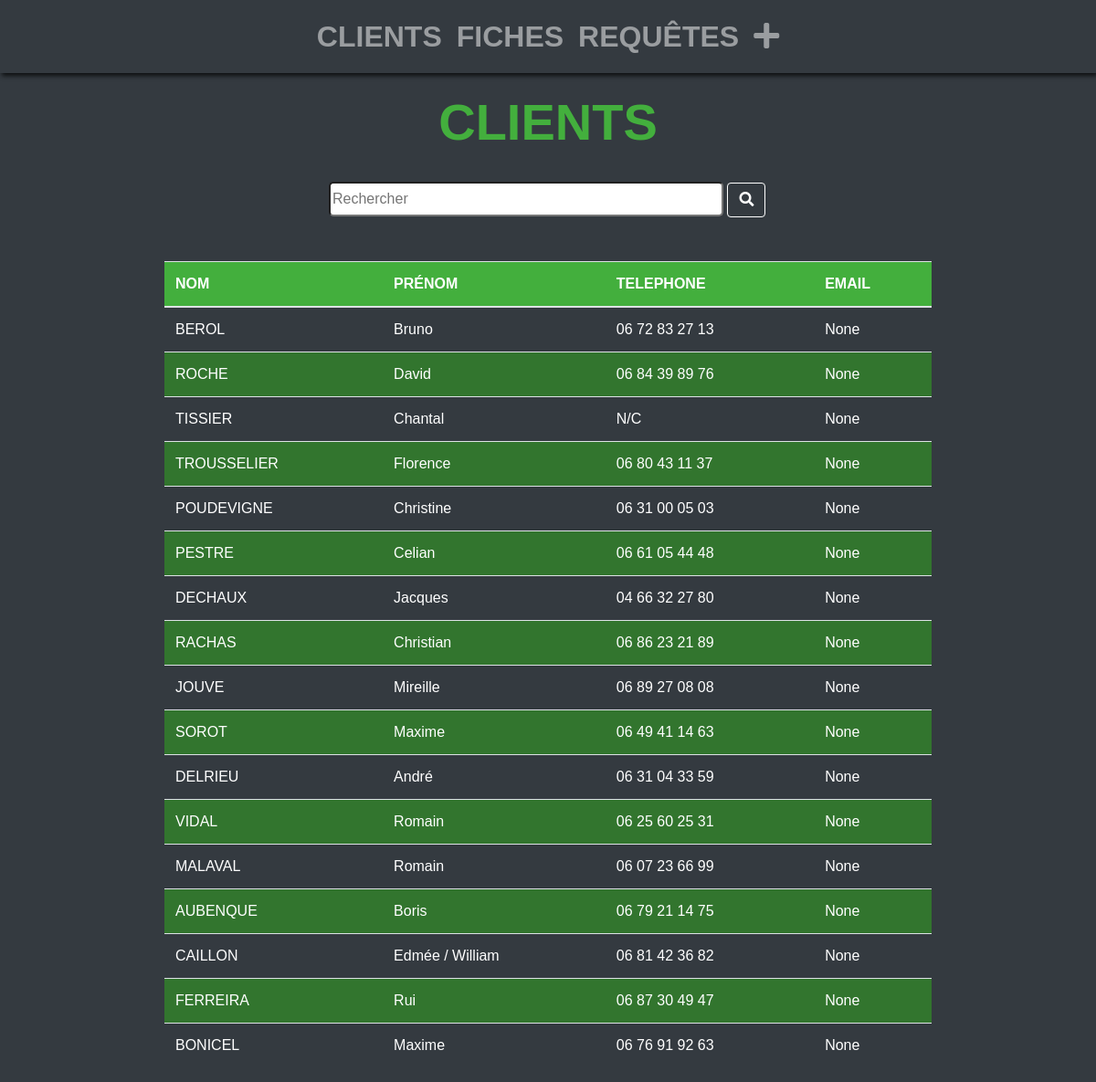
The page / on the database its author committed.
### gestion_intervention/models.py (models this page shows, shortened)
class Customer(models.Model):
    first_name = models.CharField(max_length=50)
    last_name = models.CharField(max_length=50)
    slug = AutoSlugField(populate_from='first_name')
    email = models.EmailField(blank=True, null=True, unique=True)
    phone = models.CharField(max_length=70, null=False, blank=False)

### gestion_intervention/views.py (the view)
# urls.py: url(r'^$', CustomerListView.as_view(), name='customer-list'),
class CustomerListView(ListView):
    models = Customer
    def get_queryset(self):
        return Customer.objects.all().order_by('-id')

### gestion_intervention/templates/gestion_intervention/customer_list.html
{% extends "gestion_intervention/base.html" %}
{% load static %}
{% block content %}
<div class="col-12 customer_list ">
    <h2>Clients</h2>
    <form class="search mx-auto" action="#" method="get">
        <input class="field" id="myCustomerInput" type="search" name="q" placeholder="Rechercher" class="form-control">
        <button class="btn " type="submit"><i class="fas fa-search"></i></button>
    </form>
    <table class="table table-hover">
        <thead class="customer_head_list">
            <tr>
                <th scope="col">Nom</th>
                <th scope="col">Prénom</th>
                <th scope="col">Telephone</th>
                <th scope="col">Email</th>
            </tr>
        </thead>
        <tbody>
            {% for customer in object_list %}
            <tr class="customer_table customerName">
                <td scope="row"><a href="{% url 'customer-detail' customer.slug customer.id %}">
                        {% filter upper %}{{customer.last_name}} {% endfilter %} </a></td>
                <td> <a href="{% url 'customer-detail' customer.slug customer.id %}"> {{customer.first_name}}</a></td>
                <td> <a class="phone_number" href="{% url 'customer-detail' customer.slug customer.id %}">{{customer.phone}}</a></td>
                <td> <a href="{% url 'customer-detail' customer.slug customer.id %}">{{customer.email}}</a></td>
            </tr>
            {% endfor %}
        </tbody>
    </table>
</div>
{% endblock %}

### gestion_intervention/static/css/style.css (style rules this page uses)
body { background-color: #343A40; font-family: Arial, sans-serif; }
.col-12 { padding: 0; margin-top: 50px; color: white; }
.customer_list h2, .sheet_list h2, .request_list h2 { text-align: center; text-transform: uppercase; font-size: 3.5rem; font-weight: bold; }
.customer_list h2 { color: #43af3d; }
.search { width: 40%; margin: 2rem auto 0 auto; margin-bottom: 3rem; }
.search button { border: 1px solid white; }
.search button i { color: white; }
.search .field { width: 90%; border-radius: 5px; height: 38px; }
.table { width: 70%; margin: 1rem auto; color: white; }
.table .customer_head_list { background-color: #43af3d; }
.table a { color: white; }
.table th { color: white; text-transform: uppercase; }
.table .customer_table:nth-child(even) { background-color: #32752e; }

### rows shown on the page
Customer: last_name "BEROL", first_name "Bruno", phone "06 72 83 27 13", email "None"
Customer: last_name "ROCHE", first_name "David", phone "06 84 39 89 76", email "None"
Customer: last_name "TISSIER", first_name "Chantal", phone "N/C", email "None"
Customer: last_name "TROUSSELIER", first_name "Florence", phone "06 80 43 11 37", email "None"
Customer: last_name "POUDEVIGNE", first_name "Christine", phone "06 31 00 05 03", email "None"
Customer: last_name "PESTRE", first_name "Celian", phone "06 61 05 44 48", email "None"
Customer: last_name "DECHAUX", first_name "Jacques", phone "04 66 32 27 80", email "None"
Customer: last_name "RACHAS", first_name "Christian", phone "06 86 23 21 89", email "None"
Customer: last_name "JOUVE", first_name "Mireille", phone "06 89 27 08 08", email "None"
Customer: last_name "SOROT", first_name "Maxime", phone "06 49 41 14 63", email "None"
Customer: last_name "DELRIEU", first_name "André", phone "06 31 04 33 59", email "None"
Customer: last_name "VIDAL", first_name "Romain", phone "06 25 60 25 31", email "None"
Customer: last_name "MALAVAL", first_name "Romain", phone "06 07 23 66 99", email "None"
Customer: last_name "AUBENQUE", first_name "Boris", phone "06 79 21 14 75", email "None"
Customer: last_name "CAILLON", first_name "Edmée / William", phone "06 81 42 36 82", email "None"
Customer: last_name "FERREIRA", first_name "Rui", phone "06 87 30 49 47", email "None"
Customer: last_name "BONICEL", first_name "Maxime", phone "06 76 91 92 63", email "None"
